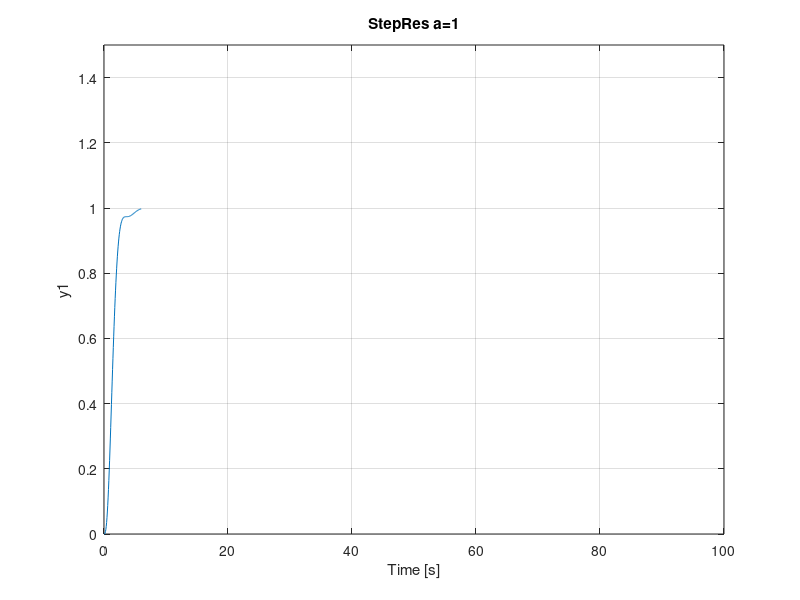
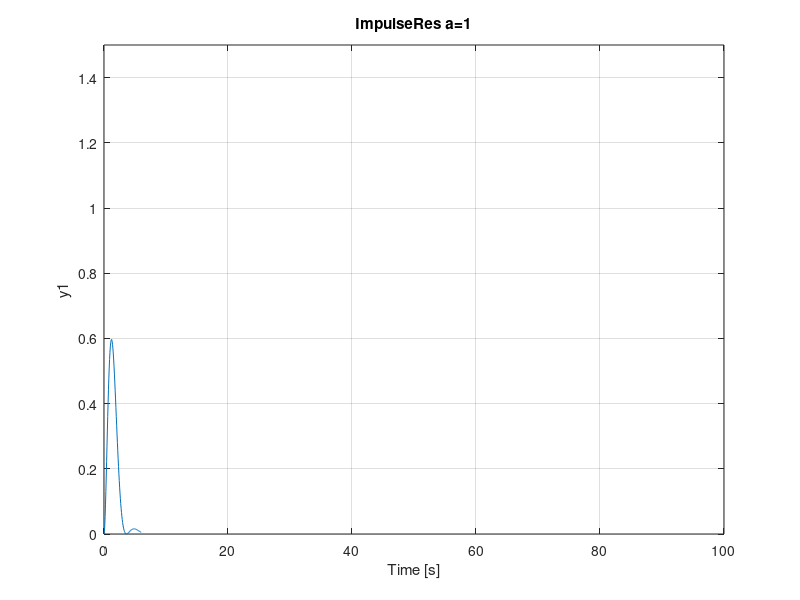
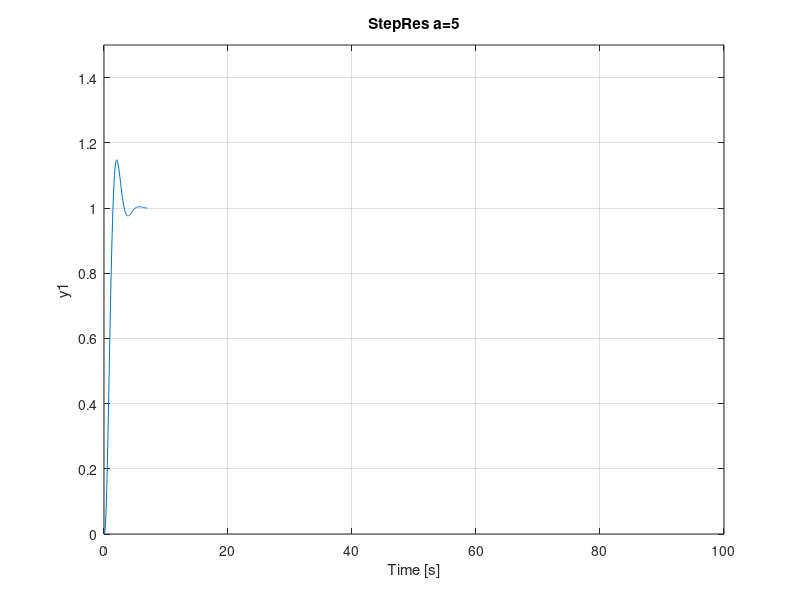
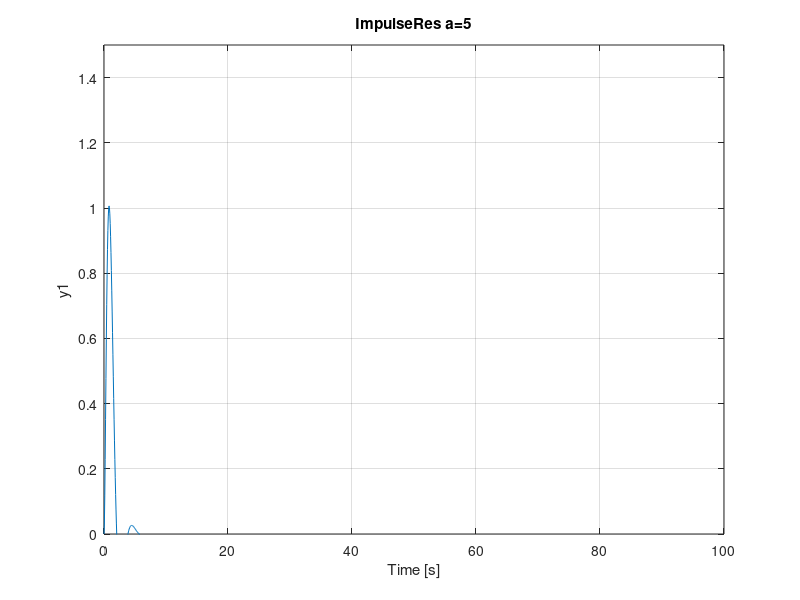

Write MATLAB code to recreate these figures, in order.
t=0:0.1:100;
  for a=[1 5 100]
num=[4*a];
den=conv([1,a],[1,2,4]);
sys=tf(num,den);
figure
step(sys)
s=strcat('StepRes a=',num2str(a));
title(s)
axis([0 t(end) 0 1.5])
figure
impulse(sys)
str=strcat('ImpulseRes a=',num2str(a));
title(str)
axis([0 t(end) 0 1.5])
  end